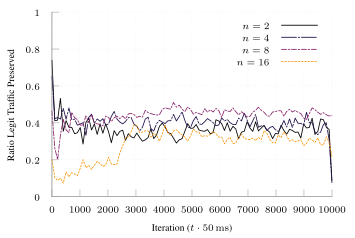

Write gnuplot code to recreate this figure.
set terminal tikz standalone color size 9cm,6cm font '\scriptsize' preamble '\usepackage{microtype} \usepackage{times} \usepackage[T1]{fontenc} \usepackage{siunitx}\sisetup{detect-all}'
set output "tcp-combo-channel.tex"

load "inferno.pal"

set style line 102 lc rgb '#a0a0a0' lt 1 lw 1
set border ls 102
set colorbox border 102
set key textcolor rgb "black"
set tics textcolor rgb "black"
set label textcolor rgb "black"

set border 3
set grid x y
set xtics nomirror
set ytics nomirror

#set key autotitle columnhead
set datafile separator ","

set xlabel "Iteration ($t \\cdot{} \\SI{50}{\\milli\\second}$)"
set ylabel "Ratio Legit Traffic Preserved"

set yrange [0.0:1.0]
set key inside top right

plot '../results/tcp-combo-channel-2-avg.csv' u 1:3 w lines smooth sbezier title "$n=2$" dt 1, \
     '../results/tcp-combo-channel-4-avg.csv' u 1:3 w lines smooth sbezier title "$n=4$" dt (18,2,2,2), \
     '../results/tcp-combo-channel-8-avg.csv' u 1:3 w lines smooth sbezier title "$n=8$" ls 4  dt (6,2,2,2), \
     '../results/tcp-combo-channel-16-avg.csv' u 1:3 w lines smooth sbezier title "$n=16$" ls 7 dt (2,2), \
